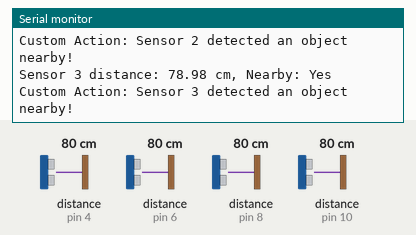
Recording of a sketch running on a simulated Arduino Uno, built with avr-gcc and run on an emulated ATmega328P. On the bench: the last lines printed to the serial monitor. Wiring (inferred from the names in the program): 4 × ultrasonic range finder: trigger pin 3, echo pin 4 / trigger pin 5, echo pin 6 / trigger pin 7, echo pin 8 / trigger pin 9, echo pin 10. The inputs (shaded band) are chosen by the test bench; at power-on: distance to the obstacle (sensors on pin 4, pin 6, pin 8, pin 10) 80 cm. The echo pulse lasts 58.3 µs per cm.

Above: at 1.2 s.
1.3 s: distance to the obstacle (sensor on pin 4) set to 18 cm
At 1.42 s:
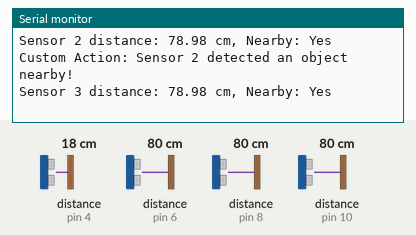
4.3 s: distance to the obstacle (sensor on pin 6) set to 18 cm
7.3 s: distance to the obstacle (sensor on pin 8) set to 2 cm
At 8.2 s:
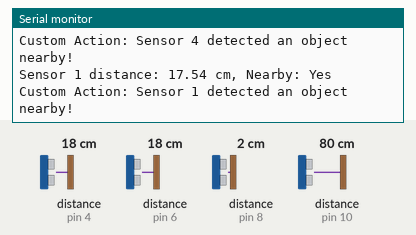
10.3 s: distance to the obstacle (sensor on pin 10) set to 9 cm
At 11.3 s:
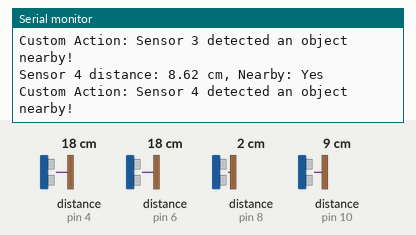
13.3 s: distance to the obstacle (sensor on pin 4) set to 2 cm
At 14.2 s:
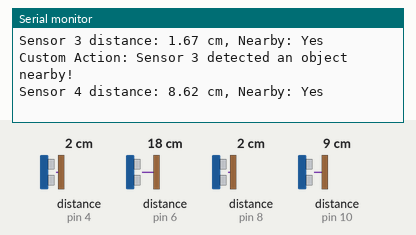
16.3 s: distance to the obstacle (sensor on pin 6) set to 2 cm
At 17.0 s:
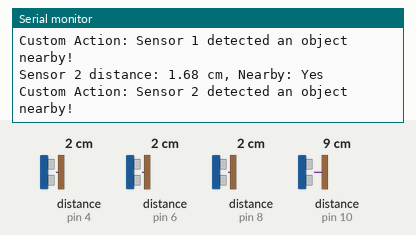
Timing chart, 0 to 19.3 s (numbered marks = the images above; inputs shaded):
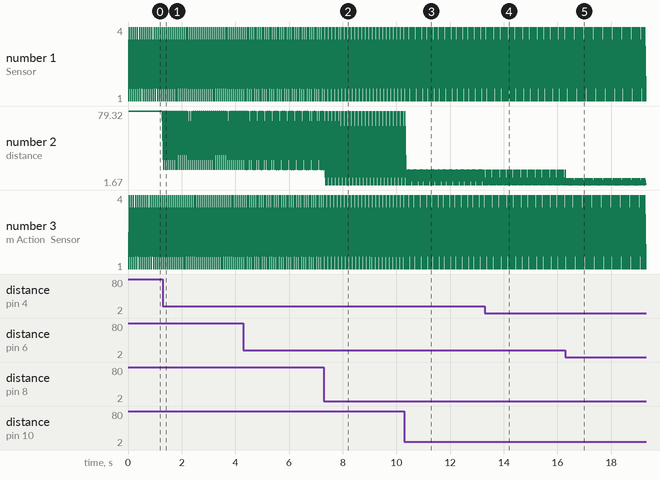

Measured:
- after the input at 1.3 s, the serial monitor: prints a new line at once (image 1)
- after the input at 7.3 s, the serial monitor: prints a new line after 0.06 s (image 2)
- after the input at 10.3 s, the serial monitor: prints a new line after 0.07 s (image 3)
- after the input at 13.3 s, the serial monitor: prints a new line at once (image 4)
- after the input at 16.3 s, the serial monitor: prints a new line at once (image 5)
- plotted number 2: 78.98 → 1.67 after the input at 7.3 s, 1.67 → 8.62 after the input at 10.3 s

The sketch:

multi.v0.ino
```cpp
#define TRIG_PIN1 3
#define ECHO_PIN1 4

#define TRIG_PIN2 5
#define ECHO_PIN2 6

#define TRIG_PIN3 7
#define ECHO_PIN3 8

#define TRIG_PIN4 9
#define ECHO_PIN4 10

const float DISTANCE_THRESHOLD = 100.0; // Adjustable threshold

void setup()
{
    Serial.begin(115200);
    pinMode(TRIG_PIN1, OUTPUT);
    pinMode(ECHO_PIN1, INPUT);
    pinMode(TRIG_PIN2, OUTPUT);
    pinMode(ECHO_PIN2, INPUT);
    pinMode(TRIG_PIN3, OUTPUT);
    pinMode(ECHO_PIN3, INPUT);
    pinMode(TRIG_PIN4, OUTPUT);
    pinMode(ECHO_PIN4, INPUT);
}

float readDistanceCM(int trigPin, int echoPin)
{
    digitalWrite(trigPin, LOW);
    delayMicroseconds(2);
    digitalWrite(trigPin, HIGH);
    delayMicroseconds(10);
    digitalWrite(trigPin, LOW);
    int duration = pulseIn(echoPin, HIGH);
    return duration * 0.034 / 2;
}

void executeSensorAction(int sensorNumber, bool isNearby)
{
    if (isNearby)
    {
        Serial.print("Custom Action: Sensor ");
        Serial.print(sensorNumber);
        Serial.println(" detected an object nearby!");
    }
}

void printSensorInfo(int sensorNumber, float distance, bool isNearby)
{
    Serial.print("Sensor ");
    Serial.print(sensorNumber);
    Serial.print(" distance: ");
    Serial.print(distance);
    Serial.print(" cm, Nearby: ");
    Serial.println(isNearby ? "Yes" : "No");
}

void loop()
{
    float distance1 = readDistanceCM(TRIG_PIN1, ECHO_PIN1);
    float distance2 = readDistanceCM(TRIG_PIN2, ECHO_PIN2);
    float distance3 = readDistanceCM(TRIG_PIN3, ECHO_PIN3);
    float distance4 = readDistanceCM(TRIG_PIN4, ECHO_PIN4);

    bool isNearby1 = distance1 < DISTANCE_THRESHOLD;
    bool isNearby2 = distance2 < DISTANCE_THRESHOLD;
    bool isNearby3 = distance3 < DISTANCE_THRESHOLD;
    bool isNearby4 = distance4 < DISTANCE_THRESHOLD;

    printSensorInfo(1, distance1, isNearby1);
    executeSensorAction(1, isNearby1);

    printSensorInfo(2, distance2, isNearby2);
    executeSensorAction(2, isNearby2);

    printSensorInfo(3, distance3, isNearby3);
    executeSensorAction(3, isNearby3);

    printSensorInfo(4, distance4, isNearby4);
    executeSensorAction(4, isNearby4);

    delay(30);
}
```
